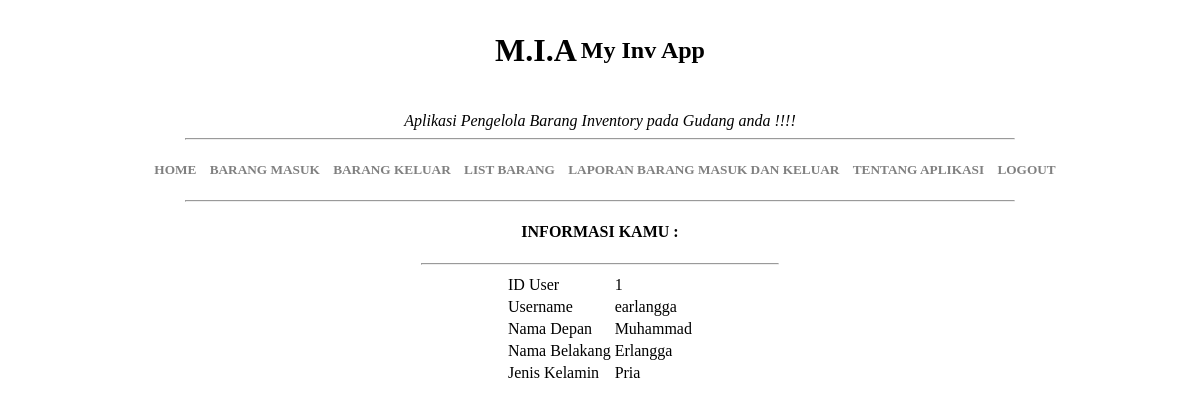
The page /home.php (signed in) on the database its author committed.
### tables this page shows
CREATE TABLE `tbl_user` (
  `id_user` int(32) NOT NULL,
  `username` varchar(32) DEFAULT NULL,
  `password` varchar(21) DEFAULT NULL,
  `nama_depan` text,
  `nama_belakang` text,
  `jenis_kelamin` text
);

### home.php (the view, shortened to what this page needs)
<?php
include "koneksi.php";
	$queri1 = mysqli_query($con, "SELECT * FROM tbl_user WHERE username = '".$_SESSION['username']."'");
	while($datauser = mysqli_fetch_array($queri1))
	{
		$id_user = $datauser['id_user'];
		$username = $datauser['username'];
		$namdep = $datauser['nama_depan'];
		$nambel = $datauser['nama_belakang'];
		$jenkel = $datauser['jenis_kelamin'];
	}
 ?>
<?php include "theme/header.php"; ?>
<center><h4 style="">INFORMASI KAMU : </h4></center>
<hr style="width: 30%;">
<center>
	<table>
		<tr>
			<td>ID User</td>
			<td><?= $id_user; ?></td>
		</tr>
		<tr>
			<td>Username</td>
			<td><?= $username; ?></td>
		</tr>
		<tr>
			<td>Nama Depan</td>
			<td><?= $namdep; ?></td>
		</tr>
		<tr>
			<td>Nama Belakang</td>
			<td><?= $nambel; ?></td>
		</tr>
		<tr>
			<td>Jenis Kelamin</td>
			<td><?= $jenkel; ?></td>
		</tr>
	</table>
</center>
<?php include "theme/footer.php"; ?>

### theme/header.php (style rules this page uses)
body { font-family: "Poppins"; }

### rows shown on the page
tbl_user: id_user "1", username "earlangga", nama_depan "Muhammad", nama_belakang "Erlangga", jenis_kelamin "Pria"
